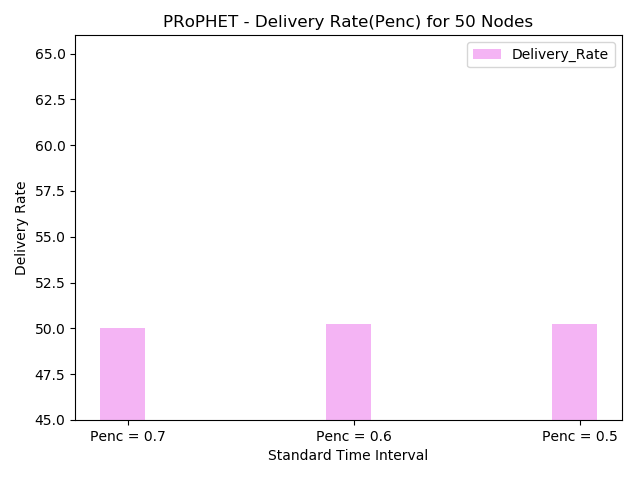

Python code for this plot:
# -*- coding: utf-8 -*-
"""
Created on Tue Sep 18 11:52:35 2018

@author: krishanth
"""

# -*- coding: utf-8 -*-
"""
Created on Tue Sep 18 10:47:05 2018

@author: krishanth
"""

#!/usr/bin/python
# Script to plot the stats extracted related to sent
# packets.
#
# Author: Asanga Udugama (adu@comnets.uni-bremen.de)
# Date: 22-aug-2017

import numpy as np
import matplotlib.pyplot as plt

n_groups = 3
   
#average_delivery_delay = (102703, 109863, 120299, 128261, 133841, 136118  )
Delivery_Rate = (50, 50.23, 50.26) 


fig, ax = plt.subplots()

index = np.arange(n_groups)
bar_width = 0.2

opacity = 0.6

rects1 = plt.bar(index, Delivery_Rate, bar_width,
                 alpha=opacity,
                 color='violet', label='Delivery_Rate')

plt.xlabel('Standard Time Interval')
plt.ylabel('Delivery Rate')
plt.title('PRoPHET - Delivery Rate(Penc) for 50 Nodes')
plt.xticks(index + (bar_width * 0.125), ('Penc = 0.7','Penc = 0.6', 'Penc = 0.5'))
plt.ylim(45, 66)

plt.legend()

plt.tight_layout()
plt.show()
